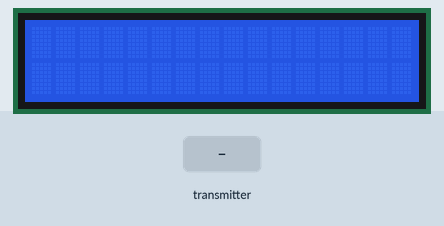
Simulated run of this sketch. Board: Arduino Uno, built with avr-gcc and run on an emulated ATmega328P. Parts: 16×2 character LCD. The inputs (shaded band) are chosen by the test bench. No radio packets arrive unless stated; what the sketch prints to the serial monitor is not drawn.

Above: at 1.3 s.
1.4 s: the transmitter starts sending temp = 0
At 1.57 s:
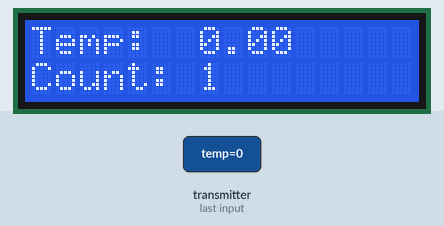
3.8 s: the transmitter starts sending temp = 25
At 4.02 s:
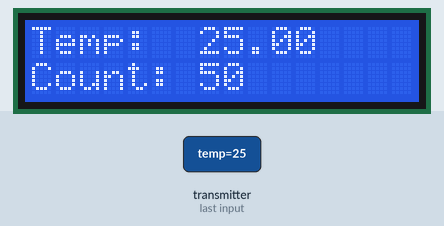

The sketch:

reciver.ino
```cpp
//Created by Aref Nik


#include <SPI.h>
#include <nRF24L01.h>
#include <RF24.h>
#include <Wire.h>
#include <printf.h>
#include <LiquidCrystal_I2C.h>

LiquidCrystal_I2C lcd(0x3F,16,2);
RF24 radio(9, 8);  // CE, CSN

const byte address[6] = "GLB01";

float temp = 0.0;
unsigned long count = 0;
void setup() {
  printf_begin();
  Serial.begin(9600);
  lcd.init();
  lcd.backlight();
  lcd.home();
  lcd.begin(16, 2);

  radio.begin();
  radio.openReadingPipe(0, address);
  radio.startListening();
  radio.setChannel(120);
  radio.setDataRate(RF24_250KBPS);
  radio.enableDynamicPayloads();
  radio.setPALevel(RF24_PA_MAX);
}

void loop() {
 if (radio.available())
  {
    lcd.clear();
    radio.read(&temp, sizeof(temp));
    Serial.println(temp);
    lcd.print("Temp:  ");
    lcd.print(temp);
    lcd.setCursor(0,1);
    lcd.print("Count: ");
    count++;
    lcd.print(count);
    //radio.testRPD();

  }
}
```

Measured:
- after the input at 1.4 s, the display: changes at once (image 1)
